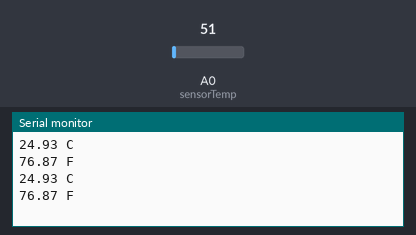
This sketch was run on a simulated Arduino Uno, built with avr-gcc and run on an emulated ATmega328P. Shown: the last lines printed to the serial monitor. The test bench sets the inputs (shaded band); at power-on: A0 (sensorTemp) = 51.

Above: at 1.8 s.
1.9 s: A0 (sensorTemp) set to 61
At 2.8 s:
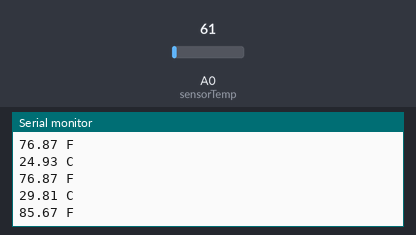
3.4 s: A0 (sensorTemp) set to 71
At 4.8 s:
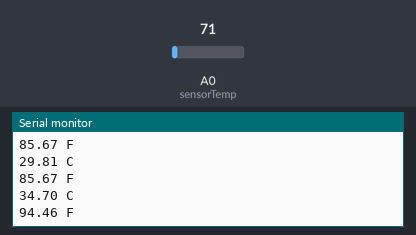
Timing chart, 0 to 6.4 s (numbered marks = the images above; inputs shaded):
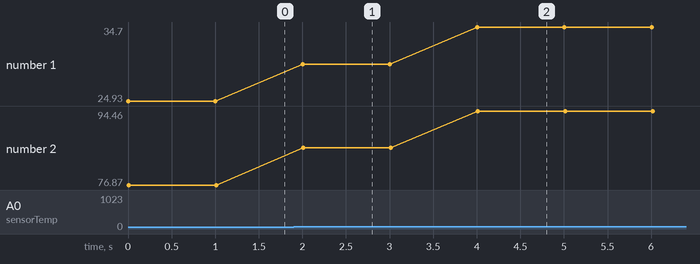

The sketch:

ej2.ino
```cpp
const int sensorTemp = A0;

void setup() {
  // put your setup code here, to run once:
  Serial.begin(9600);
}

void loop() {
  // put your main code here, to run repeatedly:
  int value = analogRead(sensorTemp);
  float millivolts = (value / 1023.0) * 5000;
  float celsius = millivolts / 10;
  float farenheit = (celsius * 9.0 / 5.0) + 32.0;
  Serial.print(celsius);
  Serial.println(" C");
  Serial.print(farenheit);
  Serial.println(" F");
  delay(1000);
}
```

Measured:
- after the input at 1.9 s, the serial monitor: prints a new line after 0.10 s (image 1)
- after the input at 3.4 s, the serial monitor: prints a new line after 0.60 s (image 2)
- plotted number 1: 24.93 → 29.81 after the input at 1.9 s, 29.81 → 34.7 after the input at 3.4 s
- plotted number 2: 76.87 → 85.67 after the input at 1.9 s, 85.67 → 94.46 after the input at 3.4 s
